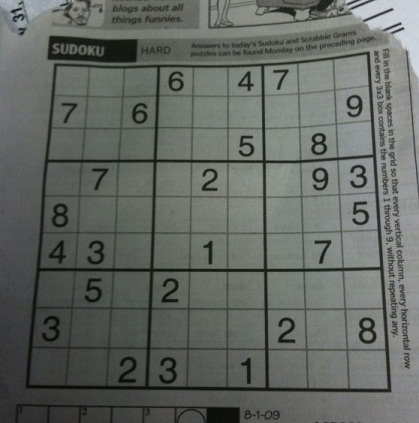
#> input picture ch4/images/sudoku.jpg, 419 x 423 px
$ jupyter execute --allow-errors image_thresholding.ipynb
#> lines starting #> are read from the running program, lines starting #| are printed output that depends on the picture; after the words box and inside, x2 and y2 are one past the last pixel; in counts of white or black regions, pixels touching at a corner belong together
# Image Thresholding

## Goal
- simple thresholding, adaptive thresholding, Otsu's thresholding을 배운다.
- 함수의 사용법을 배운다 : `cv2.threshold`, `cv2.adaptiveThreshold`

### Simple Thresholding

간단히 모든 픽셀에 동일한 threshold value를 적용하면 된다. 픽셀 값이 threshold value보다 작다면 0이 되고, 아니라면 최대 값이 된다.

thresholding에는 `cv2.threshold()` 함수를 사용한다.

첫번째 인자는 source image이며, 반드시 grayscale image여야 한다.
두번째 인자는 threshold value이다.
세번째 인자는 threshold value보다 클 경우 설정될 최대 값이다.
네번째 인자는 threshold type이다. OpenCV에서는 이 네번째 인자를 통해 다양한 threshold를 적용할 수 있다.

앞서 설명한 기본 thresholding은 `cv2.THRESH_BINARY`를 네번째 인자로 전달하면 수행된다.

모든 simple thresholding type은 다음과 같다.
- cv2.THRESH_BINARY
- cv2.THRESH_BINARY_INV
- cv2.THRESH_TRUNC
- cv2.THRESH_TOZERO
- cv2.THRESH_TOZERO_INV

함수는 2가지 출력을 반환한다. 첫번째 출력은 사용된 threshold, 두번째 출력은 threshold된 이미지이다.

다음은 여러 simple thresholding type을 비교하는 예제이다.

[cell 1]
import cv2
import numpy as np
import matplotlib.pyplot as plt

img = cv2.imread('./images/gradient.png', cv2.IMREAD_GRAYSCALE)
ret, thresh1 = cv2.threshold(img, 127, 255, cv2.THRESH_BINARY)
ret, thresh2 = cv2.threshold(img, 127, 255, cv2.THRESH_BINARY_INV)
ret, thresh3 = cv2.threshold(img, 127, 255, cv2.THRESH_TRUNC)
ret, thresh4 = cv2.threshold(img, 127, 255, cv2.THRESH_TOZERO)
ret, thresh5 = cv2.threshold(img, 127, 255, cv2.THRESH_TOZERO_INV)

titles = ['origin', 'BINARY', 'BINARY_INV', 'TRUNC', 'TOZERO', 'TOZERO_INV']
images = [img, thresh1, thresh2, thresh3, thresh4, thresh5]

#> (the rest of this cell did not finish here and is left out)

### Adaptive Thresholding

앞의 simple thresholding에서는 threshold에 전역 값 한개를 사용했다. 하지만 이는 모든 경우에 좋은 방법이 아니다.(다른 장소에서 다른 조명을 받은 이미지를 예로 들 수 있다.)

이러한 경우에는 adaptive thresholding이 도움이 된다. adaptive thresholding의 알고리즘은 주변의 작은 영역을 기준으로 픽셀을 threshold 한다. 따라서, 같은 이미지의 다른 영역은 다른 threshold가 적용되며 이는 조명에 따라 변하는 이미지에서 좋은 결과를 얻을 수 있다.

`cv2.adaptiveThreshold()`는 앞의 simple thresholding의 파라미터들과 추가로 3개의 인자를 입력으로 받는다.

`adaptiveMethod` 파라미터는 threshold value가 계산되는 방법을 결정한다.
- `cv2.ADAPTIVE_THRESH_MEAN_C` : threshold value는 주변 영역의 평균에서 상수 C를 뺀 값이다.
- `cv2.ADAPTIVE_THRESH_GAUSSIAN_C` : threshold value는 주변 값들의 gaussian-weighted sum에서 상수 C를 뺀 값이다.

`blockSize` 파라미터는 주변 영역의 크기와 상수 C를 결정한다.

다음은 조명에 따라 변하는 이미지의 global thresholding과 adaptive thresholding을 비교한 예제이다.

[cell 2]
import cv2
import numpy as np
import matplotlib.pyplot as plt

img = cv2.imread('./images/sudoku.jpg', cv2.IMREAD_GRAYSCALE)
#> img: shape (423, 419); min 5, max 218, mean 101.9

ret, th1 = cv2.threshold(img, 127, 255, cv2.THRESH_BINARY)
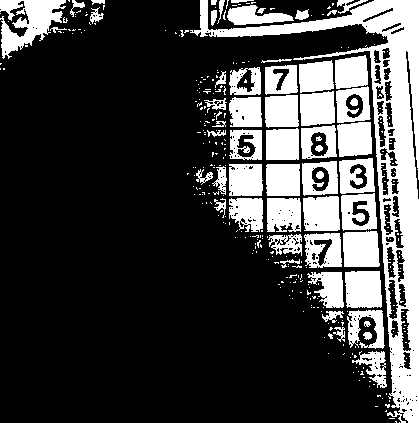
#> th1: shape (423, 419); 25.6% white; 333 white regions (274 under 20 px), largest, box (x1, y1, x2, y2) and area: (190, 0, 419, 423) 14935, (0, 0, 66, 59) 2037, (345, 271, 382, 308) 1282
th2 = cv2.adaptiveThreshold(img, 255, cv2.ADAPTIVE_THRESH_MEAN_C,\
                            cv2.THRESH_BINARY, 11, 2)
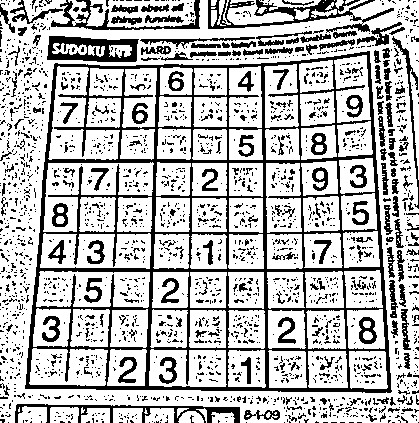
#> th2: shape (423, 419); 73% white; 2115 black regions (1905 under 20 px), largest, box (x1, y1, x2, y2) and area: (25, 51, 392, 393) 18441, (208, 0, 394, 33) 1810, (47, 36, 139, 62) 1408
th3 = cv2.adaptiveThreshold(img, 255, cv2.ADAPTIVE_THRESH_GAUSSIAN_C,\
                            cv2.THRESH_BINARY, 11, 2)
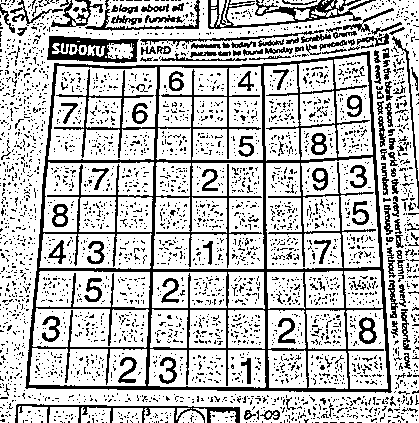
#> th3: shape (423, 419); 74.8% white; black in thin lines or dots

titles = ['origin', 'Global Thresholding (v=127)', 'Adaptive Mean Thresholding', 'Adaptive Gaussian Thresholding']
images = [img, th1, th2, th3]

for title, img in zip(titles, images):
    plt.imshow(img, cmap='gray'), plt.title(title)
    plt.xticks([]), plt.yticks([])
    plt.show()
#> this loop made 4 passes
#> title on passes 1 to 4: 'origin', 'Global Thresholding (v=127)', 'Adaptive Mean Thresholding', 'Adaptive Gaussian Thresholding'

### Otsu's Binarization

앞의 global thresholding에서, threshold value는 임의로 결정되었다. Otsu's method는 value를 자동으로 결정해준다.

2가지 값만을 가지는 이미지를 생각해보자(bimodal image). 히스토그램은 2개의 peak만으로 구성될 것이며 적절한 threshold는 두 값의 중간일 것이다. Otsu's method는 이와 유사한 방법으로 이미지 히스토그램에서 최적의 global threshold value를 결정한다.

Otsu's method는 `cv2.threshold()` 함수에 `cv2.THRESH_OTSU`의 flag를 추가로 전달하면 된다. threshold value는 임의로 결정될 수 있다. 그 후 알고리즘은 최적의 threshold value를 찾은 후 첫번째 출력으로 반환한다.

아래 예제는 노이즈 필터링이 점차 향상되는 것을 보여준다. 입력 이미지로 노이즈가 낀 이미지가 사용되었다.

첫번째 방법은 value가 127인 global thresholding이 사용되었다. 두번째 방법은 Otsu's thresholding이 적용되었다. 세번째 방법은 5x5 gaussian kernel을 사용해 노이즈를 제거한 후 Otsu's thresholding이 적용되었다.

[cell 3]
import cv2
import numpy as np
import matplotlib.pyplot as plt

img = cv2.imread('./images/noisy.png', cv2.IMREAD_GRAYSCALE)
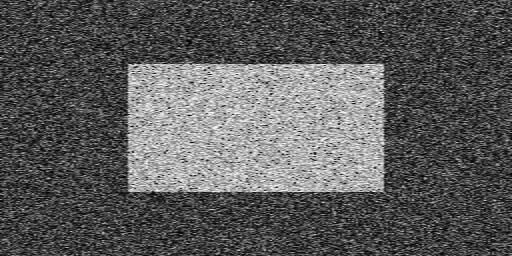
#> input picture ch4/images/noisy.png, 512 x 256 px
#> img is the input picture: shape (256, 512); min 0, max 254, mean 91

# 첫번째 방법 : global thresholding
ret1, th1 = cv2.threshold(img, 127, 255, cv2.THRESH_BINARY)
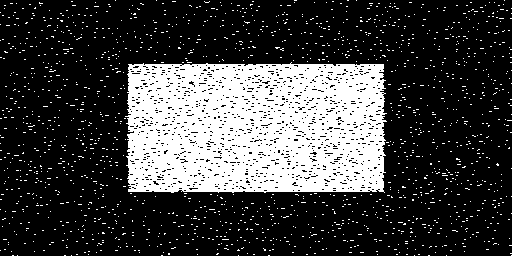
#> th1: shape (256, 512); 25.3% white; 1632 white regions (1631 under 20 px), largest, box (x1, y1, x2, y2) and area: (125, 62, 387, 193) 29976

# 두번째 방법 : Otsu's thresholding
ret2, th2 = cv2.threshold(img, 127, 255, cv2.THRESH_BINARY+cv2.THRESH_OTSU)
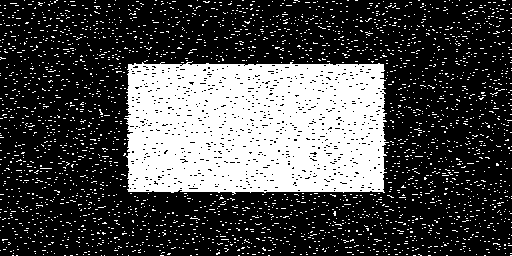
#> th2: shape (256, 512); 28.8% white; 2741 white regions (2740 under 20 px), largest, box (x1, y1, x2, y2) and area: (124, 61, 389, 195) 31152
#> ret2 = 114

# 세번째 방법 : gaussian filtering 후 Otsu's thresholding
blur = cv2.GaussianBlur(img, (5, 5), 0)
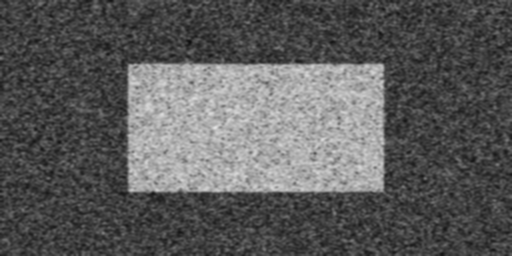
#> blur: shape (256, 512); min 14, max 227, mean 91
ret3, th3 = cv2.threshold(blur, 127, 255, cv2.THRESH_BINARY+cv2.THRESH_OTSU)
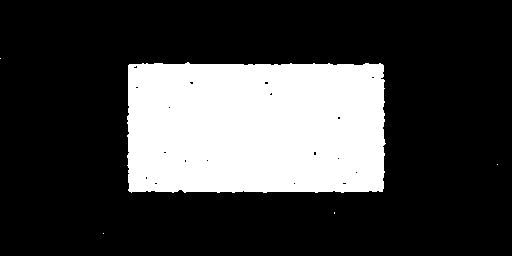
#> th3: shape (256, 512); 25% white; 5 white regions (4 under 20 px), largest, box (x1, y1, x2, y2) and area: (127, 62, 386, 193) 32724
#> ret3 = 117

images = [img, 0, th1,
          img, 0, th2,
          blur, 0, th3]

titles = ['Original Noisy Image','Histogram','Global Thresholding (v=127)',
          'Original Noisy Image','Histogram',"Otsu's Thresholding",
          'Gaussian filtered Image','Histogram',"Otsu's Thresholding"]

for i in range(3):
    plt.imshow(images[i*3],'gray')
    plt.title(titles[i*3]), plt.xticks([]), plt.yticks([])
    plt.show()

    plt.hist(images[i*3].ravel(),256)
    plt.title(titles[i*3+1]), plt.xticks([]), plt.yticks([])
    plt.show()

    plt.imshow(images[i*3+2],'gray')
    plt.title(titles[i*3+2]), plt.xticks([]), plt.yticks([])
    plt.show()
#> this loop made 3 passes
#> pass 1, `plt.show()`:
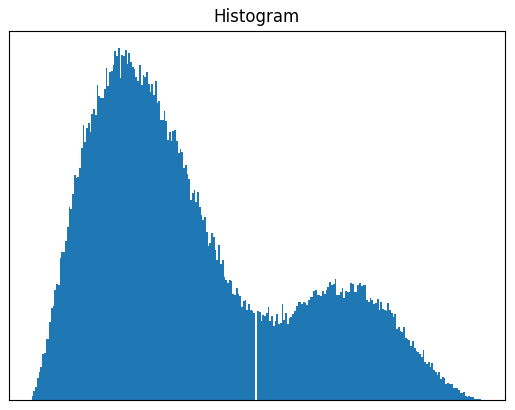
#> figure drawn by matplotlib, 1 panel
